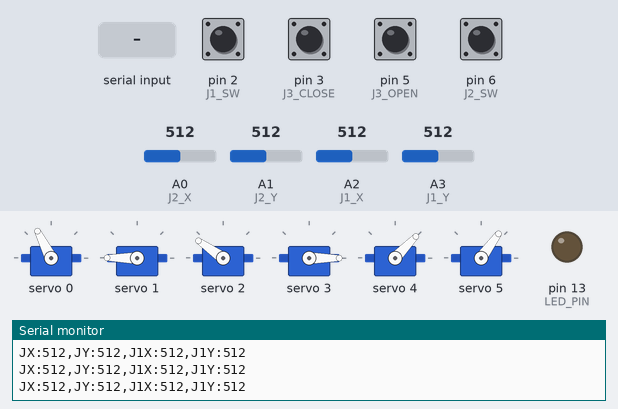
The sketch below on a simulated Arduino Mega 2560, built with avr-gcc and run on an emulated ATmega2560. Parts: 6 × servo, output pins drawn as LEDs (lit = HIGH), the last lines printed to the serial monitor. The test bench sets the inputs (shaded band); at power-on: pin 2 (J1_SW), pin 3 (J3_CLOSE), pin 5 (J3_OPEN), pin 6 (J2_SW) HIGH, A2 (J1_X) = 512, A0 (J2_X) = 512, A1 (J2_Y) = 512, A3 (J1_Y) = 512.

Above: at 1.2 s.
1.3 s: "A,45\n" received over Serial
At 2.8 s:
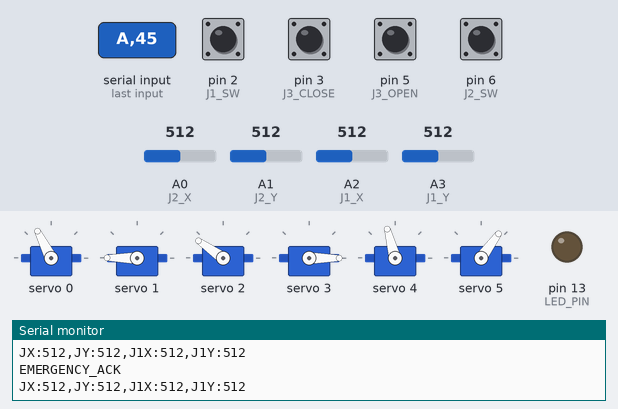
4.3 s: A2 (J1_X) set to 390
At 4.43 s:
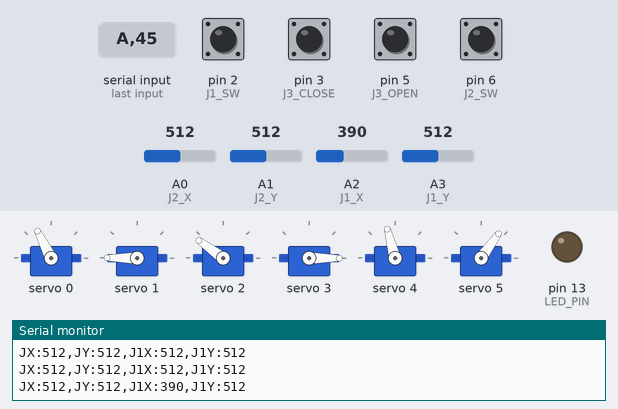
7.3 s: A0 (J2_X) set to 306
At 9.77 s:
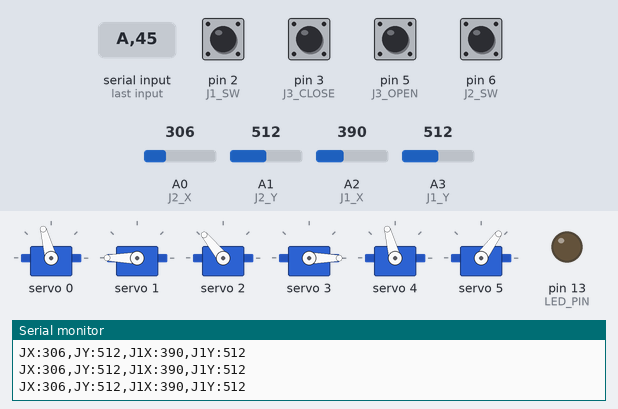
10.3 s: A1 (J2_Y) set to 434
13.3 s: A1 (J2_Y) set to 414
At 15.52 s:
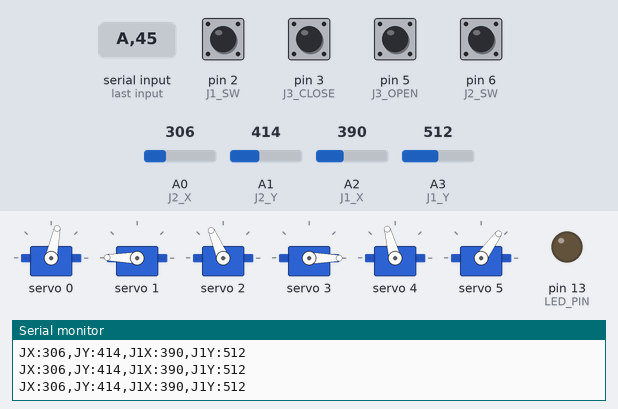
16.3 s: A3 (J1_Y) set to 992
At 20.5 s:
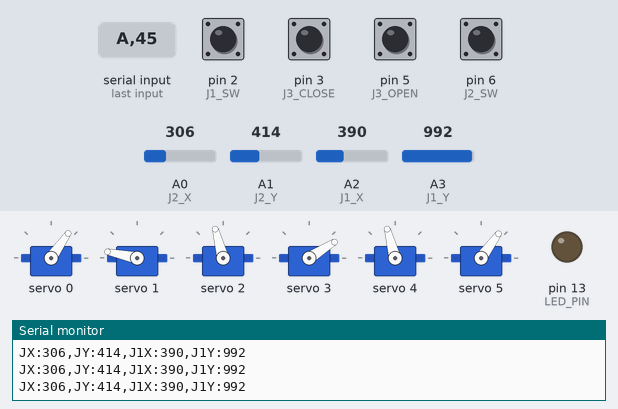
Timing chart, 0 to 22.7 s (numbered marks = the images above; inputs shaded):
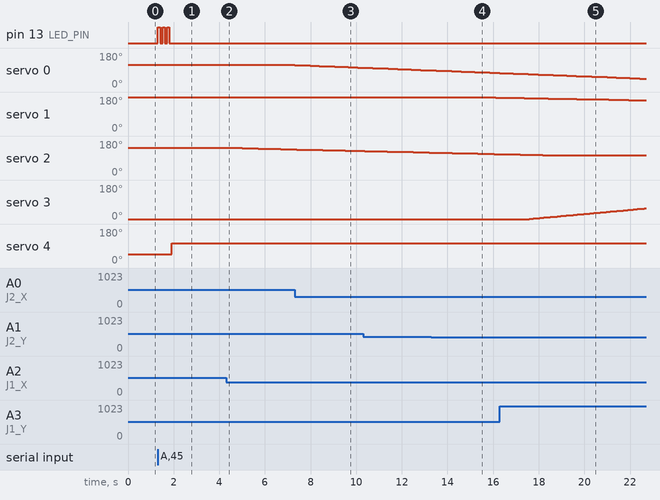

Measured:
- the behaviour switches between 427 and 426 on A1 (J2_Y) (found by bisection; images 3 and 4)
- after the input at 1.3 s, pin 13 (LED_PIN): alternates HIGH for 0.10 s and LOW for 0.10 s, 6 changes in all, then stays LOW, starting at once; servo 4: 46° → 105° after 0.62 s
- after the input at 4.3 s, servo 2: moves from 145° to 136° over 2.8 s, starting at once
- after the input at 7.3 s, servo 0: moves from 117° to 103° over 2.8 s, starting at once
- after the input at 13.3 s, servo 1: 180° → 179° after 1.9 s, → 178° 0.37 s later, → 177° 0.53 s later
- after the input at 16.3 s, servo 3: moves from 0° to 57° over 5.1 s, starting after 1.3 s

The sketch:

mega_robot_2axes.ino
```cpp
// mega_robot_2axes.ino
// Arduino MEGA - Robot 6 Axes + Joysticks + Commandes série
#include <Wire.h>
#include <Adafruit_PWMServoDriver.h>

Adafruit_PWMServoDriver pwm = Adafruit_PWMServoDriver();

// --- LIMITES ET POSITIONS INITIALES (valeurs PWM) ---
float posBase = 430.0;      const int B_MIN = 200; const int B_MAX = 660;
float posEpaule = 650.0;    const int E_MIN = 500; const int E_MAX = 800;
float posCoude = 500.0;     const int C_MIN = 400; const int C_MAX = 630;
float posPoignet = 100.0;   const int P_MIN = 100; const int P_MAX = 500;
float posInc = 250.0;       const int I_MIN = 200; const int I_MAX = 550;
float posPince = 270.0;     const int G_MIN = 150; const int G_MAX = 270;

// --- PINS JOYSTICKS ---
const int J2_X = A0; const int J2_Y = A1;  // Joystick 2 : Base + Epaule
const int J1_X = A2; const int J1_Y = A3;  // Joystick 1 : Coude + Poignet
const int J1_SW = 2;                         // Inclinaison +
const int J2_SW = 6;                         // Inclinaison -
const int J3_OPEN = 5;                       // Pince ouvrir
const int J3_CLOSE = 3;                      // Pince fermer
const int LED_PIN = 13;                      // Témoin

const float SENSIBILITE = 0.6;
const int ZONE_STABLE = 85;

// --- Envoi joystick au backend ---
unsigned long lastJoySend = 0;
const unsigned long JOY_INTERVAL = 200;  // ms entre les envois

void setup() {
  Serial.begin(115200);
  Wire.begin();
  pwm.begin();
  pwm.setPWMFreq(60);

  pinMode(LED_PIN, OUTPUT);
  pinMode(J1_SW, INPUT_PULLUP);
  pinMode(J2_SW, INPUT_PULLUP);
  pinMode(J3_OPEN, INPUT_PULLUP);
  pinMode(J3_CLOSE, INPUT_PULLUP);

  actualiserServos();
  Serial.println("SYSTEM_READY");
}

void loop() {
  bool aBouge = false;

  // 1. LECTURE DES COMMANDES SÉRIE (WEB/REMOTE)
  if (Serial.available() > 0) {
    char cmd = Serial.read();

    // Arrêt d'urgence
    if (cmd == 'A') {
      for (int i = 0; i < 3; i++) {
        digitalWrite(LED_PIN, HIGH); delay(100);
        digitalWrite(LED_PIN, LOW); delay(100);
      }
      posBase = 430; posEpaule = 600; posCoude = 500;
      posPoignet = 100; posInc = 400; posPince = 270;
      actualiserServos();
      Serial.println("EMERGENCY_ACK");
    }
    // Synchronisation
    else if (cmd == 'S') {
      digitalWrite(LED_PIN, HIGH);
      posBase = 430; posEpaule = 600; posCoude = 500;
      posPoignet = 100; posInc = 400; posPince = 270;
      actualiserServos();
      delay(800);
      digitalWrite(LED_PIN, LOW);
      Serial.println("SYNC_OK");
    }
    // Commandes position : B=val, E=val, C=val, P=val, I=val, G=val
    else {
      int val = Serial.parseInt();
      if (cmd == 'B') { posBase = val; aBouge = true; }
      else if (cmd == 'E') { posEpaule = val; aBouge = true; }
      else if (cmd == 'C') { posCoude = val; aBouge = true; }
      else if (cmd == 'P') { posPoignet = val; aBouge = true; }
      else if (cmd == 'I') { posInc = val; aBouge = true; }
      else if (cmd == 'G') { posPince = val; aBouge = true; }
    }
  }

  // 2. LECTURE DES JOYSTICKS ANALOGIQUES
  int x2 = analogRead(J2_X) - 512;
  int y2 = analogRead(J2_Y) - 512;
  int x1 = analogRead(J1_X) - 512;
  int y1 = analogRead(J1_Y) - 512;

  if (abs(x2) > ZONE_STABLE) { posBase += (x2 / 512.0) * SENSIBILITE; aBouge = true; }
  if (abs(y2) > ZONE_STABLE) { posEpaule += (y2 / 512.0) * SENSIBILITE; aBouge = true; }
  if (abs(x1) > ZONE_STABLE) { posCoude += (x1 / 512.0) * SENSIBILITE; aBouge = true; }
  if (abs(y1) > ZONE_STABLE) { posPoignet += (y1 / 512.0) * SENSIBILITE; aBouge = true; }

  // 3. COMMANDES DIGITALES (BOUTONS)
  if (digitalRead(J1_SW) == LOW) { posInc += 3.0; aBouge = true; }
  if (digitalRead(J2_SW) == LOW) { posInc -= 3.0; aBouge = true; }
  if (digitalRead(J3_OPEN) == LOW) { posPince += 3.0; aBouge = true; }
  if (digitalRead(J3_CLOSE) == LOW) { posPince -= 3.0; aBouge = true; }

  // 4. ACTUALISATION SI MOUVEMENT
  if (aBouge) {
    contraindrePositions();
    actualiserServos();
  }

  // 5. ENVOI DONNÉES JOYSTICK AU BACKEND
  unsigned long now = millis();
  if (now - lastJoySend >= JOY_INTERVAL) {
    Serial.print("JX:");
    Serial.print(analogRead(J2_X));
    Serial.print(",JY:");
    Serial.print(analogRead(J2_Y));
    Serial.print(",J1X:");
    Serial.print(analogRead(J1_X));
    Serial.print(",J1Y:");
    Serial.println(analogRead(J1_Y));
    lastJoySend = now;
  }

  delay(15);
}

void contraindrePositions() {
  posBase = constrain(posBase, B_MIN, B_MAX);
  posEpaule = constrain(posEpaule, E_MIN, E_MAX);
  posCoude = constrain(posCoude, C_MIN, C_MAX);
  posPoignet = constrain(posPoignet, P_MIN, P_MAX);
  posInc = constrain(posInc, I_MIN, I_MAX);
  posPince = constrain(posPince, G_MIN, G_MAX);
}

void actualiserServos() {
  pwm.setPWM(0, 0, (int)posBase);
  pwm.setPWM(1, 0, (int)posEpaule);
  pwm.setPWM(2, 0, (int)posCoude);
  pwm.setPWM(3, 0, (int)posPoignet);
  pwm.setPWM(4, 0, (int)posInc);
  pwm.setPWM(5, 0, (int)posPince);
}
```
